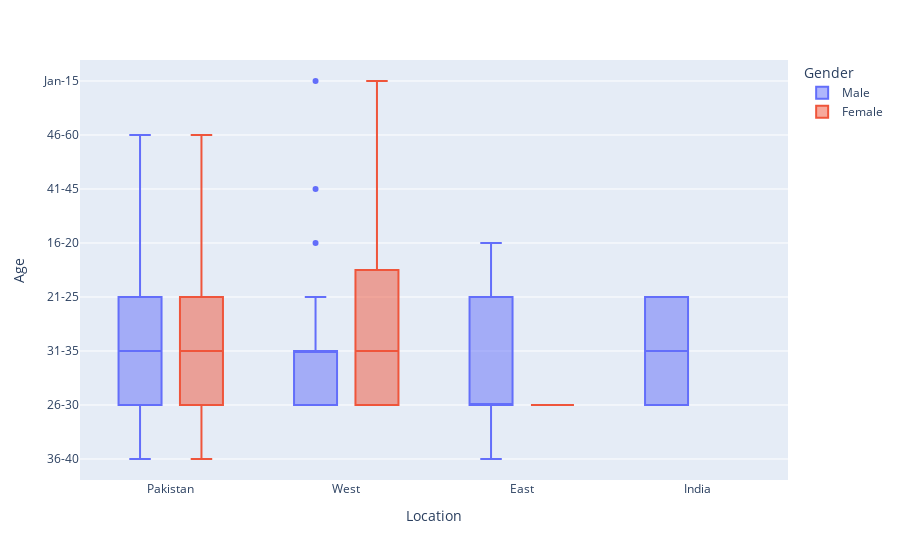

This figure's notebook cell:
### Markdown cell above
# -No. 01

### Code cell
import pandas as pd
chilla=pd.read_csv("data_chilla2.csv")

import plotly.express as px


fig = px.box(chilla, x="Location", y="Age", color="Gender")
fig.update_traces(quartilemethod="exclusive")
fig.show()

### Figure 1 — Plotly figure (JSON) as saved in the notebook; plotly's stock layout.template omitted (floating-point values rounded to 4 significant figures; data arrays with more than 128 entries replaced by an {"elided": "..."} marker saying what was removed)
{"data": [{"alignmentgroup": "True", "hovertemplate": "Gender=Male<br>Location=%{x}<br>Age=%{y}<extra></extra>", "legendgroup": "Male", "marker": {"color": "#636efa"}, "name": "Male", "notched": false, "offsetgroup": "Male", "orientation": "v", "quartilemethod": "exclusive", "showlegend": true, "type": "box", "x": {"elided": "298 str values"}, "x0": " ", "xaxis": "x", "y": {"elided": "298 str values"}, "y0": " ", "yaxis": "y"}, {"alignmentgroup": "True", "hovertemplate": "Gender=Female<br>Location=%{x}<br>Age=%{y}<extra></extra>", "legendgroup": "Female", "marker": {"color": "#EF553B"}, "name": "Female", "notched": false, "offsetgroup": "Female", "orientation": "v", "quartilemethod": "exclusive", "showlegend": true, "type": "box", "x": ["Pakistan", "Pakistan", "West", "West", "Pakistan", "Pakistan", "Pakistan", "Pakistan", "West", "Pakistan", "Pakistan", "Pakistan", "Pakistan", "Pakistan", "Pakistan", "Pakistan", "Pakistan", "Pakistan", "Pakistan", "Pakistan", "Pakistan", "Pakistan", "East", "Pakistan", "Pakistan", "Pakistan", "West", "Pakistan", "Pakistan", "Pakistan", "Pakistan", "Pakistan", "Pakistan", "Pakistan", "Pakistan", "Pakistan", "Pakistan", "East", "Pakistan", "Pakistan", "Pakistan", "Pakistan", "Pakistan", "West", "Pakistan", "Pakistan", "Pakistan", "Pakistan", "Pakistan", "Pakistan", "Pakistan", "West", "West", "Pakistan", "Pakistan", "Pakistan", "Pakistan", "Pakistan", "Pakistan", "Pakistan", "West", "Pakistan", "Pakistan", "Pakistan", "Pakistan", "Pakistan", "Pakistan", "Pakistan", "West", "Pakistan", "Pakistan", "Pakistan", "Pakistan", "Pakistan", "East", "Pakistan", "Pakistan"], "x0": " ", "xaxis": "x", "y": ["31-35", "26-30", "26-30", "21-25", "26-30", "26-30", "26-30", "26-30", "31-35", "26-30", "31-35", "36-40", "21-25", "21-25", "21-25", "21-25", "21-25", "41-45", "21-25", "26-30", "26-30", "21-25", "26-30", "26-30", "26-30", "26-30", "26-30", "31-35", "21-25", "21-25", "26-30", "21-25", "21-25", "21-25", "21-25", "31-35", "21-25", "26-30", "26-30", "21-25", "26-30", "26-30", "21-25", "Jan-15", "31-35", "31-35", "21-25", "21-25", "46-60", "26-30", "21-25", "16-20", "26-30", "21-25", "26-30", "21-25", "31-35", "26-30", "26-30", "31-35", "21-25", "31-35", "26-30", "26-30", "26-30", "26-30", "26-30", "26-30", "31-35", "21-25", "31-35", "16-20", "26-30", "21-25", "26-30", "21-25", "31-35"], "y0": " ", "yaxis": "y"}], "layout": {"boxmode": "group", "legend": {"title": {"text": "Gender"}, "tracegroupgap": 0}, "margin": {"t": 60}, "xaxis": {"anchor": "y", "domain": [0, 1], "title": {"text": "Location"}}, "yaxis": {"anchor": "x", "domain": [0, 1], "title": {"text": "Age"}}}}
